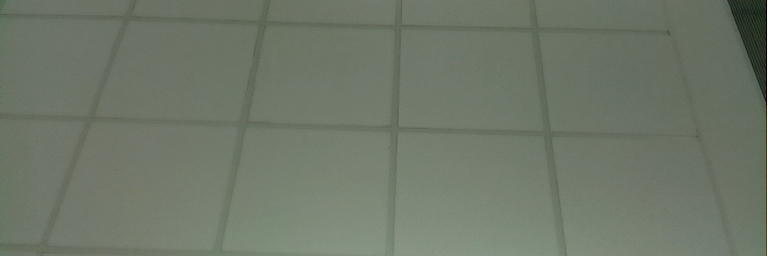
#> input picture enc/20.bmp, 768 x 256 px
$ python enc_working.py   (older library calls are emulated)
#> lines starting #> are read from the running program, lines starting #| are printed output that depends on the picture
from PIL import Image
from numpy import*


from array import *

w, h = 256, 256;
e = [[0 for a in range(w)] for b in range(h)]
e_par = [[0 for a in range(w)] for b in range(h)]

'''
img = Image.new( 'L', (256,256), "red") # Create a new black image
pixels = img.load() # Create the pixel map
print(pixels)
#pixels.reshape()
'''
from PIL import Image
import cv2
#im = Image.open('20.bmp').convert('L')
#orig_data = []
im = cv2.imread('20.bmp',0)   #0 for grayscale , 1 for colored
#> im: shape (256, 768); min 0, max 252, mean 115.2
#orig_data.append (im)
#print('orig_data.shape[0] = ',orig_data.shape[0])
#orig_data.reshape(orig_data.shape[0],256)
print(im.shape)
#| (256, 768)
print(im[0][0])
#| 99
im[0][0] = 255
#> im: shape (256, 768); min 0, max 255, mean 115.2
'''
cv2.imshow('20.bmp',im)
cv2.waitKey(0)
cv2.destroyAllWindows()
'''

import numpy as np
blank_img = np.zeros((h,w,1), np.uint8)
#print(blank_img.shape)
cv2.imwrite("blank.bmp", blank_img)

b_im = cv2.imread('blank.bmp',0)
print(b_im.shape)
#| (256, 256)

for i in range(256):    # For every pixel:
    for j in range(256):
        if(i==0):
            e[i][j] = (17*i*j+19*j+29)%256
            #print(e[i][j])
            b_im[i][j]= e[i][j]
        else:
            e[i][j] = (e[i-1][j]+i)%256
            b_im[i][j]= e[i][j]
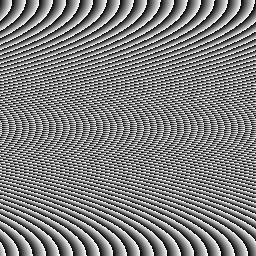
#> b_im: shape (256, 256); min 0, max 255, mean 127.5

cv2.imwrite("blank.bmp", b_im)    #blank img is kernel

#--------------------------------------------

#allocate bigger size and read the image in it
pixelOrig = np.zeros((h,2304,1), np.uint8)   #pixelOrig is array containing all 0  -- h,w,channel

for i in range(h):  #height
    for j in range(768):  #width
        pixelOrig[i][j] = im[i][j]
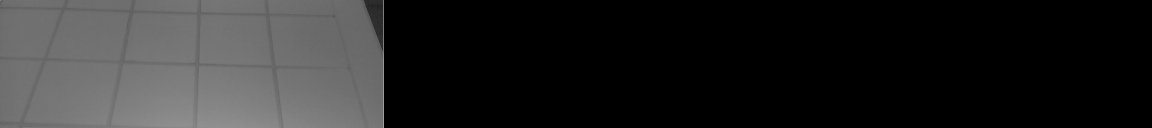
#> pixelOrig: shape (256, 2304, 1) (shown at 1/2 size); min 0, max 255, mean 38.4

cv2.imwrite("pixelsOrig.bmp", pixelOrig)     #now pixelOrig is of h x 2304 size and having original image
print('pixelOrig.shape = ',pixelOrig.shape)
#| pixelOrig.shape =  (256, 2304, 1)
# [10 lines of commented-out code are left out]

'''
for i in range(0,2304):   #col
    for j in range(0,256):   #row
        if(i<769 and j<256):
            #pixelOrig[i][j] = im[i][j]
            pixelOrig.append(im[i][j])
'''

pixelsNew = np.zeros((h,2304,1), np.uint8)
cv2.imwrite("pixelsNew.bmp", pixelsNew)
print('pixelsNew.shape = ',pixelsNew.shape)

for i in range(0,h,256):
    for j in range(0,2304,256):
        for k in range(0,256,1):
            for l in range(0,256,1):
                #print(i+k,j+e[k][l],i+k,j+l)
                #pixelsNew[i+k,j+e[k][l]] = pixelMap[i+k,j+l]
                #print('---'+str(pixelsNew[j+e[k][l],i+k]))
                #print('==='+str(pixelMap[j+l,i+k]))
                pixelsNew[i+k][j+e[k][l]] = pixelOrig[i+k][j+l]


cv2.imwrite("pixelsNew.bmp", pixelsNew)   #now this is having garbled image

#-----------------------------------------

# Decryption

for i in range(0,256,1):
    for j in range(0,256,1):
        e_par[i][e[i][j]] = j;

qpixelMap = cv2.imread('pixelsNew.bmp',0)
print('qpixelMap.shape =',qpixelMap.shape)
#| qpixelMap.shape = (256, 2304)
pixelDec = np.zeros((h,2304,1), np.uint8)


for i in range(0,h,256):
    for j in range(0,2304,256):
        for k in range(0,256,1):
            for l in range (0,256,1):
                print(j+e_par[k][l],i+k,j+l,i+k)
                pixelDec[i+k][j+e_par[k][l]] = qpixelMap[i+k][j+l]


cv2.imwrite("pixelDec.bmp", pixelDec)


#------Now crop it----------------------------
'''
from PIL import Image
img1 = Image.open("pixelDec.bmp")

crop_rectangle = (0, 0, 768, 256)
cropped_im = img1.crop(crop_rectangle)
cropped_im.save('pixelDecCropped.bmp')
'''
